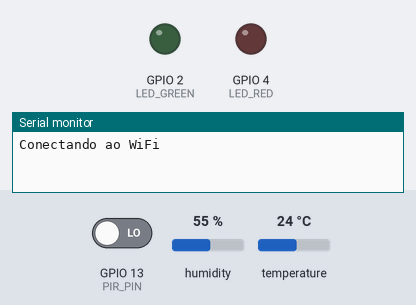
Bench run of a program on a simulated ESP32. Parts: output pins drawn as LEDs (lit = HIGH), the last lines printed to the serial monitor. Inputs (shaded band) come from the test bench; at power-on: humidity 55 %, GPIO 13 (PIR_PIN) LOW, temperature 24 °C. WiFi joins after 1.5 s; servers stay silent unless stated; uploads are accepted with an empty reply.

Above: at 0.1 s.
At 2.7 s:
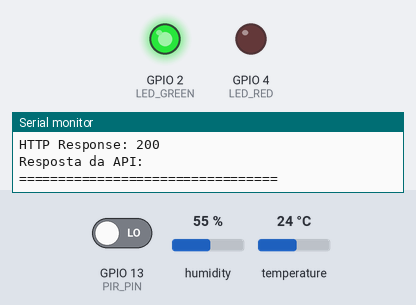
2.8 s: humidity set to 36 %
8.6 s: humidity set to 33 %
At 12.6 s:
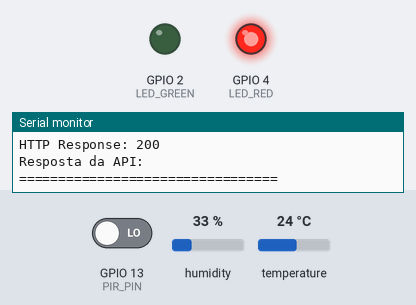
Timing chart, 0 to 14.1 s (numbered marks = the images above; inputs shaded):
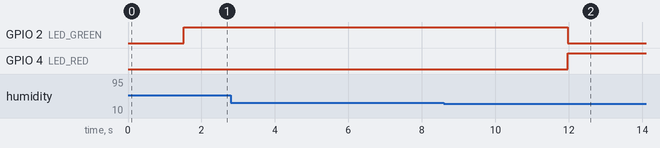

The program:

main.cpp
```cpp
#include <Arduino.h>
#include <WiFi.h>
#include <HTTPClient.h>
#include <WiFiClientSecure.h>
#include "DHTesp.h"

#define DHT_PIN 15
#define PIR_PIN 13
#define LED_GREEN 2
#define LED_RED 4

const char* ssid = "Wokwi-GUEST";
const char* password = "";

const char* serverUrl =
  "http://host.wokwi.internal:3000/api/iot";

DHTesp dht;

String classificarAmbiente(
  float temperatura,
  float umidade,
  bool presenca
) {
  if (temperatura >= 35 || (temperatura >= 33 && presenca)) {
    return "CRITICO";
  }

  if (temperatura >= 30 || umidade < 35) {
    return "ATENCAO";
  }

  return "SEGURO";
}

void configurarLeds(const String& status) {
  if (status == "SEGURO") {
    digitalWrite(LED_GREEN, HIGH);
    digitalWrite(LED_RED, LOW);
  } else {
    digitalWrite(LED_GREEN, LOW);
    digitalWrite(LED_RED, HIGH);
  }
}

void conectarWiFi() {
  WiFi.begin(ssid, password);

  Serial.print("Conectando ao WiFi");

  while (WiFi.status() != WL_CONNECTED) {
    delay(500);
    Serial.print(".");
  }

  Serial.println();
  Serial.println("WiFi conectado!");
  Serial.print("IP: ");
  Serial.println(WiFi.localIP());
}

void enviarDados(
  float temperatura,
  float umidade,
  bool presenca
) {
  if (WiFi.status() != WL_CONNECTED) {
    Serial.println("WiFi desconectado. Tentando reconectar...");
    conectarWiFi();
    return;
  }

  WiFiClient client;


  HTTPClient http;

  http.begin(client, serverUrl);
  http.addHeader("Content-Type", "application/json");

  String json = "{";
  json += "\"temperatura\":" + String(temperatura, 1) + ",";
  json += "\"umidade\":" + String(umidade, 1) + ",";
  json += "\"presenca\":";
  json += presenca ? "true" : "false";
  json += "}";

  Serial.println();
  Serial.println("Enviando dados para o VitalPet Dashboard...");
  Serial.print("Payload: ");
  Serial.println(json);

  int responseCode = http.POST(json);

  Serial.print("HTTP Response: ");
  Serial.println(responseCode);

  if (responseCode > 0) {
    String response = http.getString();

    Serial.print("Resposta da API: ");
    Serial.println(response);
  } else {
    Serial.println("Falha na comunicação com a API.");
  }

  http.end();
}

void setup() {
  Serial.begin(115200);

  pinMode(PIR_PIN, INPUT);
  pinMode(LED_GREEN, OUTPUT);
  pinMode(LED_RED, OUTPUT);

  dht.setup(DHT_PIN, DHTesp::DHT22);

  conectarWiFi();

  Serial.println();
  Serial.println("=================================");
  Serial.println("   VitalPet CareSense IoT");
  Serial.println("=================================");
}

void loop() {
  TempAndHumidity dados = dht.getTempAndHumidity();

  float temperatura = dados.temperature;
  float umidade = dados.humidity;
  bool presenca = digitalRead(PIR_PIN) == HIGH;

  if (isnan(temperatura) || isnan(umidade)) {
    Serial.println("Erro ao realizar leitura do DHT22.");
    delay(3000);
    return;
  }

  String status =
    classificarAmbiente(
      temperatura,
      umidade,
      presenca
    );

  configurarLeds(status);

  Serial.println();
  Serial.println("===== Leitura CareSense =====");

  Serial.print("Temperatura: ");
  Serial.print(temperatura, 1);
  Serial.println(" °C");

  Serial.print("Umidade: ");
  Serial.print(umidade, 1);
  Serial.println(" %");

  Serial.print("Presença do pet: ");
  Serial.println(
    presenca
      ? "DETECTADA"
      : "NÃO DETECTADA"
  );

  Serial.print("Classificação local: ");
  Serial.println(status);

  enviarDados(
    temperatura,
    umidade,
    presenca
  );

  Serial.println("=================================");

  delay(5000);
}
```

Measured:
- the behaviour switches between 35 and 34 % on humidity (found by bisection; images 1 and 2)
- after the input at 8.6 s, GPIO 2 (LED_GREEN): HIGH → LOW after 3.4 s; GPIO 4 (LED_RED): LOW → HIGH after 3.4 s
